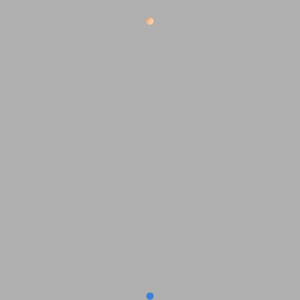
Frame 1 (no input)
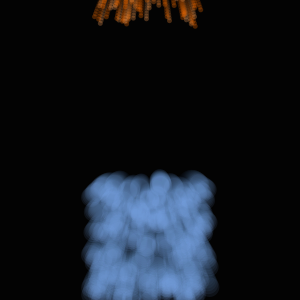
Frame 60 (the mouse pressed at the canvas centre just before this capture)
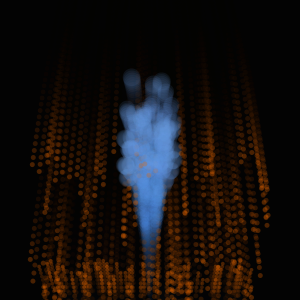
Frame 120 (the mouse held since frame 60 and released just before this capture)

The Processing sketch that drew these frames (run headless with seeded random() and noise(); from frame 60 on, the mouse is pressed at the canvas centre):

// Processing sketch: processing_41403
// ── processing_41403.pde

// Original GenParticle sketch from Processing textbook p. 483

int numParticles = 400;
// !--------------------------------------------------------------!
// WaterParticles and SparkParticles are subclasses of GenParticles,
// so they can be stored in a Gen Particle array!
GenParticle[] p = new GenParticle[numParticles];

void setup() {
  size(300, 300);
  noStroke();
  smooth();
  for (int i = 0; i < p.length; i++) {
    float velX = random(-1, 1);
    float velY = random(-5,-3);
    // note the different origin locations, here
    // sparks are made near the top of the sketch, water comes up from the bottom
    if(random(10) > 5){
      p[i] = new SparkParticle(width/2, 25, velX, velY, 5.0, width/2, 25);  
    }
    else{
      p[i] = new WaterParticle(width/2, height, velX, velY, 5.0, width/2, height);  
    }
  }
}

void draw() {
  fill(0, 36);
  rect(0, 0, width, height);
  for (int i = 0; i < p.length; i++) {
    p[i].update();
    p[i].regenerate();
    p[i].display();
  }
}


class WaterParticle extends GenParticle {
  float age;

  WaterParticle(float xIn, float yIn, float vxIn, float vyIn, float r, float ox, float oy) {
    super(xIn, yIn, vxIn, vyIn, r, ox, oy);
    age = 0; // age is used for color; water starts off blue and gradually turns to white and very transparent (vapor)
  }

  void display() {
    color c = lerpColor(color(60,130,225,30), color(255,255,255,5), age * 0.005); 
    fill(c);
    ellipse(x, y, radius, radius);
    radius+=0.25; // radius gradually gets bigger
    age++;
  }

  void regenerate() {
    if ((x > width + radius) || (x < -radius) ||
      (y > height + radius) || (y < -radius)) {
      x = originX;
      y = originY;
      vx = random(-0.5, 0.5);
      vy = random(-7.0, -5.0);
      radius = 5.0;
      age = 0;
    }
  }
}


class SparkParticle extends GenParticle {
  float age;

  SparkParticle(float xIn, float yIn, float vxIn, float vyIn, float r, float ox, float oy) {
    super(xIn, yIn, vxIn, vyIn, r, ox, oy);
    age = random(100);
  }

  void update() {
    if(y >= height - radius) { // added bounce here
      y = height - radius;
      vy = -0.5 * vy; 
      radius = radius * 0.75;  // radius shrinks when a spark hits something
    }
    vy = vy + gravity;
    y += vy;
    x += vx;
    age++;
  }

  void display() {
    color c = lerpColor(color(255,255,255,80), color(225,100,0,80), age * 0.01); // create the changing color effect
    fill(c);
    ellipse(x, y, radius, radius);
  }

  void regenerate() {
    if (age > 300) {    // sparks die at age 300
      x = originX;
      y = originY;
      vx = random(-1.5, 1.5);    // more x velocity than y
      vy = random(-1, -0.5);
      age = 0;
      radius = 5.0;
    }
  }
}


class GenParticle extends Particle {
  float originX, originY;

  GenParticle(float xIn, float yIn, float vxIn, float vyIn, float r, float ox, float oy) {
    super(xIn, yIn, vxIn, vyIn, r);
    originX = ox;
    originY = oy;
  }

  void regenerate() {
    if ((x > width + radius) || (x < -radius) ||
      (y > height + radius) || (y < -radius)) {
      x = originX;
      y = originY;
      vx = random(-1.0, 1.0);
      vy = random(-4.0, -2.0);
    }
  }
}


class Particle {
  float x, y; // The x- and y-coordinates
  float vx, vy; // The x- and y-velocities
  float radius; // Particle radius
  float gravity = 0.1;

  Particle(float xpos, float ypos, float velx, float vely, float r) {
    x = xpos;
    y = ypos;
    vx = velx;
    vy = vely;
    radius = r;
  }

  void update() {
    vy = vy + gravity;
    y += vy;
    x += vx;
  }

  void display() {
    ellipse(x, y, radius*2, radius*2);
  }
}
